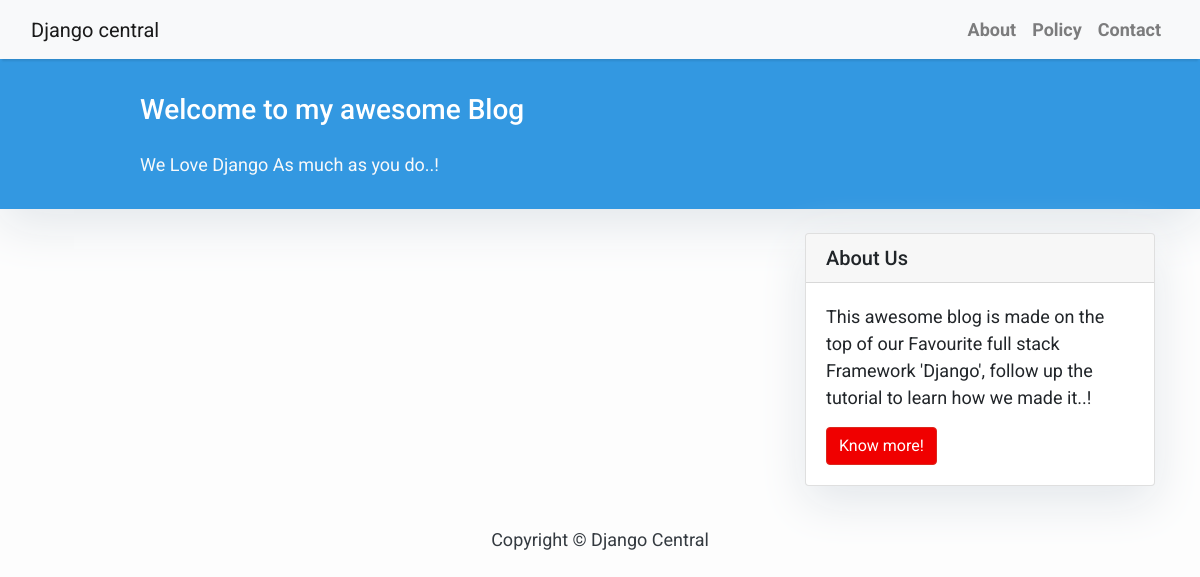
Before: / with the older database file.
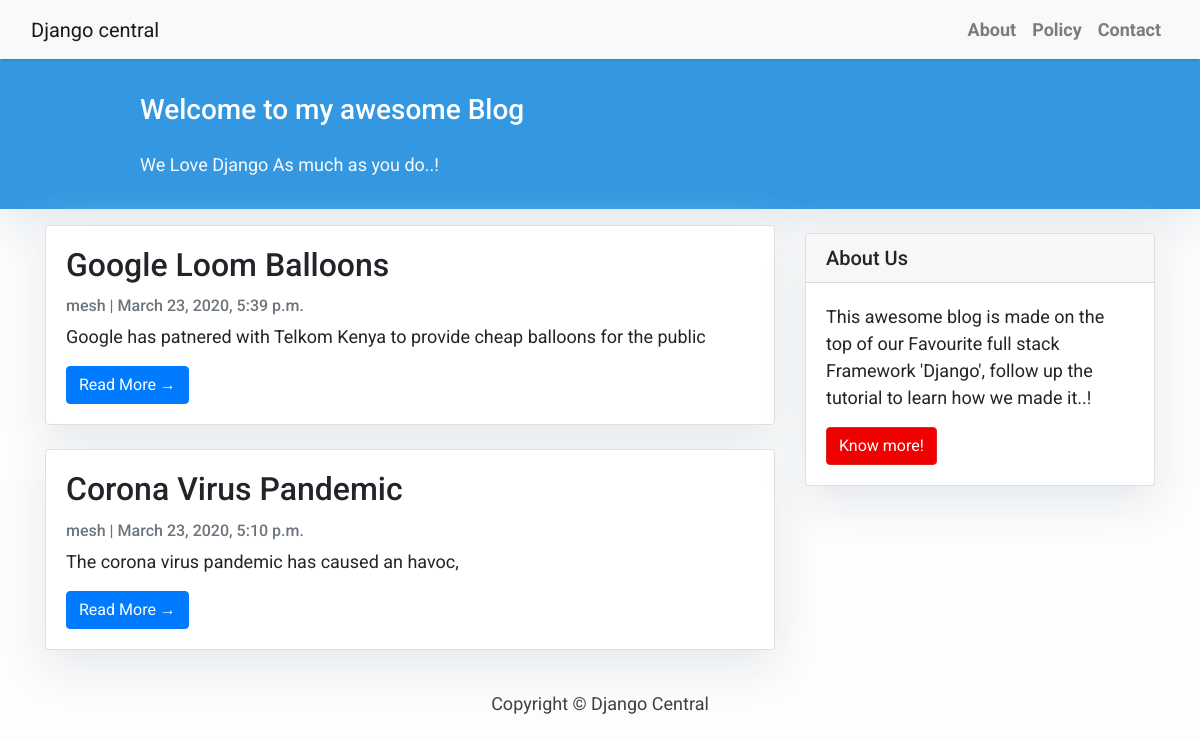
After: the same page with the newer database file.
### blog/models.py (models this page shows, shortened)
class Post(models.Model):
    title = models.CharField(max_length = 200, unique=True)
    slug = models.SlugField(max_length=200,unique=True)
    author = models.ForeignKey(User,on_delete=models.CASCADE)
    updated_on = models.DateTimeField(auto_now=True)
    content = models.TextField(null=False,blank=False)
    created_on = models.DateTimeField(auto_now_add=True)
    status = models.IntegerField(choices=STATUS,default=0)
    class Meta:
        ordering = ['-created_on']

### blog/views.py (the view)
# urls.py: path('',views.PostList.as_view(),name="home"),
class PostList(generic.ListView):
    queryset = Post.objects.filter(status=1).order_by('-created_on')
    template_name = 'index.html'

### blog/templates/index.html (shortened to what this page needs)
{% extends "base.html" %}
{% block content %}
<header class="masthead">
    <div class="container">
        <div class="row">
            <div class=" col-md-8 col-md-10 mx-auto">
                <div class="site-heading">
                    <h3 class=" site-heading my-4 mt-3 text-white"> Welcome to my awesome Blog </h3>
                    <p class="text-light">We Love Django As much as you do..! &nbsp
                    </p>
                </div>
            </div>
        </div>
    </div>
</header>
<div class="container">
    <div class="row">
        <div class="col-md-8 mt-3 left">
            {% for post in post_list %}
            <div class="card mb-4">
                <div class="card-body">
                    <h2 class="card-title">{{ post.title }}</h2>
                    <p class="card-text text-muted h6">{{ post.author }} | {{ post.created_on}} </p>
                    <p class="card-text">{{post.content|slice:":200" }}</p>
                    <a href="{% url 'post_detail' post.slug  %}" class="btn btn-primary">Read More &rarr;</a>
                </div>
            </div>
            {% endfor %}
        </div>
        {% block sidebar %} {% include 'sidebar.html' %} {% endblock sidebar %}
    </div>
</div>
{%endblock%}

### blog/templates/base.html (shortened to what this page needs)
<!DOCTYPE html>
<html>
    <head>
        <link rel="stylesheet" href="https://maxcdn.bootstrapcdn.com/bootstrap/4.0.0/css/bootstrap.min.css"
 />
    </head>
    <body>
        <nav class="navbar navbar-expand-lg navbar-light bg-light shadow" id="mainNav">
            <div class="container-fluid">
                <a class="navbar-brand" href="{% url 'home' %}">Django central</a>
                <div class="collapse navbar-collapse" id="navbarResponsive">
                    <ul class="navbar-nav ml-auto">
                        <li class="nav-item text-black">
                            <a class="nav-link text-black font-weight-bold" href="#">About</a>
                        </li>
                        <li class="nav-item text-black">
                            <a class="nav-link text-black font-weight-bold" href="#">Policy</a>
                        </li>
                        <li class="nav-item text-black">
                            <a class="nav-link text-black font-weight-bold" href="#">Contact</a>
                        </li>
                    </ul>
                </div>
            </div>
        </nav>
        {% block content %}{% endblock content %}
        <footer class="py-3 bg-grey">
            <p class="m-0 text-dark text-center ">Copyright &copy; Django Central</p>
        </footer>
    </body>
</html>

### blog/templates/sidebar.html (shortened to what this page needs)
{% block sidebar %}
<div class="col-md-4 float-right ">
<div class="card my-4">
        <h5 class="card-header">About Us</h5>
    <div class="card-body">
        <p class="card-text"> This awesome blog is made on the top of our Favourite full stack Framework 'Django', follow up the tutorial to learn how we made it..!</p>
        <a href="https://djangocentral.com/building-a-blog-application-with-django"
           class="btn btn-danger">Know more!</a>
    </div>
</div>
</div>
{% endblock sidebar %}

### blog/templates/base.html (style rules this page uses)
body { font-family: "Roboto", sans-serif; font-size: 17px; background-color: #fdfdfd; }
.shadow { box-shadow: 0 4px 2px -2px rgba(0, 0, 0, 0.1); }
.btn-danger { color: #fff; background-color: #f00000; border-color: #dc281e; }
.masthead { background: #3398E1; height: auto; padding-bottom: 15px; box-shadow: 0 16px 48px #E3E7EB; padding-top: 10px; }

### blog/templates/index.html (style rules this page uses)
body { font-family: "Roboto", sans-serif; font-size: 18px; background-color: #fdfdfd; }
.card { box-shadow: 0 16px 48px #E3E7EB; }

### blog/templates/sidebar.html (style rules this page uses)
.card { box-shadow: 0 16px 48px #E3E7EB; }

Changed rows visible on the page:
added Post: title "Google Loom Balloons", author "mesh", created_on "March 23, 2020, 5:39 p.m.", content "Google has patnered with Telkom Kenya to provide cheap balloons for the public"
added Post: title "Corona Virus Pandemic", author "mesh", created_on "March 23, 2020, 5:10 p.m.", content "The corona virus pandemic has caused an havoc,"
